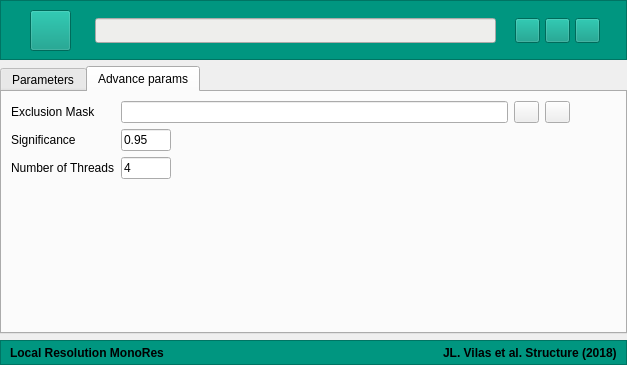
<?xml version="1.0" encoding="UTF-8"?>
<ui version="4.0">
 <class>MainWindow</class>
 <widget class="QMainWindow" name="MainWindow">
  <property name="geometry">
   <rect>
    <x>0</x>
    <y>0</y>
    <width>627</width>
    <height>365</height>
   </rect>
  </property>
  <property name="windowTitle">
   <string>MainWindow</string>
  </property>
  <widget class="QWidget" name="centralwidget">
   <layout class="QVBoxLayout" name="verticalLayout_2">
    <property name="leftMargin">
     <number>0</number>
    </property>
    <property name="topMargin">
     <number>0</number>
    </property>
    <property name="rightMargin">
     <number>0</number>
    </property>
    <property name="bottomMargin">
     <number>0</number>
    </property>
    <item>
     <widget class="QFrame" name="topFrame">
      <property name="sizePolicy">
       <sizepolicy hsizetype="Preferred" vsizetype="Fixed">
        <horstretch>0</horstretch>
        <verstretch>60</verstretch>
       </sizepolicy>
      </property>
      <property name="maximumSize">
       <size>
        <width>16777215</width>
        <height>60</height>
       </size>
      </property>
      <property name="baseSize">
       <size>
        <width>0</width>
        <height>70</height>
       </size>
      </property>
      <property name="styleSheet">
       <string notr="true">
background-color: rgb(103, 175, 106);
background-color: rgb(0, 150, 128);</string>
      </property>
      <property name="frameShape">
       <enum>QFrame::StyledPanel</enum>
      </property>
      <property name="frameShadow">
       <enum>QFrame::Raised</enum>
      </property>
      <widget class="QPushButton" name="buttonXmipp">
       <property name="geometry">
        <rect>
         <x>30</x>
         <y>10</y>
         <width>41</width>
         <height>41</height>
        </rect>
       </property>
       <property name="cursor">
        <cursorShape>PointingHandCursor</cursorShape>
       </property>
       <property name="text">
        <string/>
       </property>
       <property name="icon">
        <iconset resource="icons.qrc">
         <normaloff>:/new/prefix1/icons/xmipp_logo.png</normaloff>:/new/prefix1/icons/xmipp_logo.png</iconset>
       </property>
       <property name="iconSize">
        <size>
         <width>33</width>
         <height>33</height>
        </size>
       </property>
      </widget>
      <widget class="QLineEdit" name="lineEdit">
       <property name="geometry">
        <rect>
         <x>95</x>
         <y>18</y>
         <width>401</width>
         <height>25</height>
        </rect>
       </property>
       <property name="styleSheet">
        <string notr="true">background-color: rgb(238, 238, 236);</string>
       </property>
      </widget>
      <widget class="QPushButton" name="buttonBrowse">
       <property name="geometry">
        <rect>
         <x>515</x>
         <y>18</y>
         <width>25</width>
         <height>25</height>
        </rect>
       </property>
       <property name="cursor">
        <cursorShape>PointingHandCursor</cursorShape>
       </property>
       <property name="text">
        <string/>
       </property>
       <property name="icon">
        <iconset resource="icons.qrc">
         <normaloff>:/new/prefix1/icons/path.png</normaloff>:/new/prefix1/icons/path.png</iconset>
       </property>
      </widget>
      <widget class="QPushButton" name="buttonHelp">
       <property name="geometry">
        <rect>
         <x>545</x>
         <y>18</y>
         <width>25</width>
         <height>25</height>
        </rect>
       </property>
       <property name="cursor">
        <cursorShape>PointingHandCursor</cursorShape>
       </property>
       <property name="text">
        <string/>
       </property>
       <property name="icon">
        <iconset resource="icons.qrc">
         <normaloff>:/new/prefix1/icons/helpblue.png</normaloff>:/new/prefix1/icons/helpblue.png</iconset>
       </property>
      </widget>
      <widget class="QPushButton" name="buttonCite">
       <property name="geometry">
        <rect>
         <x>575</x>
         <y>18</y>
         <width>25</width>
         <height>25</height>
        </rect>
       </property>
       <property name="cursor">
        <cursorShape>PointingHandCursor</cursorShape>
       </property>
       <property name="text">
        <string/>
       </property>
       <property name="icon">
        <iconset resource="icons.qrc">
         <normaloff>:/new/prefix1/icons/cite.png</normaloff>:/new/prefix1/icons/cite.png</iconset>
       </property>
      </widget>
     </widget>
    </item>
    <item>
     <widget class="QTabWidget" name="tabWidget">
      <property name="currentIndex">
       <number>1</number>
      </property>
      <widget class="QWidget" name="tabParams">
       <attribute name="title">
        <string>Parameters</string>
       </attribute>
       <layout class="QVBoxLayout" name="verticalLayout">
        <item>
         <layout class="QGridLayout" name="gridLayout">
          <item row="1" column="8">
           <layout class="QGridLayout" name="gridLayout_3">
            <item row="0" column="0">
             <widget class="QPushButton" name="buttonHalf1">
              <property name="sizePolicy">
               <sizepolicy hsizetype="Fixed" vsizetype="Fixed">
                <horstretch>0</horstretch>
                <verstretch>0</verstretch>
               </sizepolicy>
              </property>
              <property name="maximumSize">
               <size>
                <width>25</width>
                <height>25</height>
               </size>
              </property>
              <property name="cursor">
               <cursorShape>PointingHandCursor</cursorShape>
              </property>
              <property name="text">
               <string/>
              </property>
              <property name="icon">
               <iconset resource="icons.qrc">
                <normaloff>:/new/prefix1/icons/open.png</normaloff>:/new/prefix1/icons/open.png</iconset>
              </property>
             </widget>
            </item>
            <item row="1" column="0">
             <widget class="QPushButton" name="buttonHalf2">
              <property name="sizePolicy">
               <sizepolicy hsizetype="Fixed" vsizetype="Fixed">
                <horstretch>0</horstretch>
                <verstretch>0</verstretch>
               </sizepolicy>
              </property>
              <property name="maximumSize">
               <size>
                <width>25</width>
                <height>25</height>
               </size>
              </property>
              <property name="cursor">
               <cursorShape>PointingHandCursor</cursorShape>
              </property>
              <property name="text">
               <string/>
              </property>
              <property name="icon">
               <iconset resource="icons.qrc">
                <normaloff>:/new/prefix1/icons/open.png</normaloff>:/new/prefix1/icons/open.png</iconset>
              </property>
             </widget>
            </item>
            <item row="2" column="0">
             <widget class="QPushButton" name="buttonMask">
              <property name="sizePolicy">
               <sizepolicy hsizetype="Fixed" vsizetype="Fixed">
                <horstretch>0</horstretch>
                <verstretch>0</verstretch>
               </sizepolicy>
              </property>
              <property name="maximumSize">
               <size>
                <width>25</width>
                <height>25</height>
               </size>
              </property>
              <property name="cursor">
               <cursorShape>PointingHandCursor</cursorShape>
              </property>
              <property name="text">
               <string/>
              </property>
              <property name="icon">
               <iconset resource="icons.qrc">
                <normaloff>:/new/prefix1/icons/open.png</normaloff>:/new/prefix1/icons/open.png</iconset>
              </property>
             </widget>
            </item>
            <item row="0" column="1">
             <widget class="QPushButton" name="buttonChimeraHalf1">
              <property name="sizePolicy">
               <sizepolicy hsizetype="Fixed" vsizetype="Fixed">
                <horstretch>0</horstretch>
                <verstretch>0</verstretch>
               </sizepolicy>
              </property>
              <property name="maximumSize">
               <size>
                <width>25</width>
                <height>25</height>
               </size>
              </property>
              <property name="cursor">
               <cursorShape>PointingHandCursor</cursorShape>
              </property>
              <property name="text">
               <string/>
              </property>
              <property name="icon">
               <iconset resource="icons.qrc">
                <normaloff>:/new/prefix1/icons/see.png</normaloff>:/new/prefix1/icons/see.png</iconset>
              </property>
             </widget>
            </item>
            <item row="1" column="1">
             <widget class="QPushButton" name="buttonChimeraHalf2">
              <property name="sizePolicy">
               <sizepolicy hsizetype="Fixed" vsizetype="Fixed">
                <horstretch>0</horstretch>
                <verstretch>0</verstretch>
               </sizepolicy>
              </property>
              <property name="maximumSize">
               <size>
                <width>25</width>
                <height>25</height>
               </size>
              </property>
              <property name="cursor">
               <cursorShape>PointingHandCursor</cursorShape>
              </property>
              <property name="text">
               <string/>
              </property>
              <property name="icon">
               <iconset resource="icons.qrc">
                <normaloff>:/new/prefix1/icons/see.png</normaloff>:/new/prefix1/icons/see.png</iconset>
              </property>
             </widget>
            </item>
            <item row="2" column="1">
             <widget class="QPushButton" name="buttonChimeraMask">
              <property name="sizePolicy">
               <sizepolicy hsizetype="Fixed" vsizetype="Fixed">
                <horstretch>0</horstretch>
                <verstretch>0</verstretch>
               </sizepolicy>
              </property>
              <property name="maximumSize">
               <size>
                <width>25</width>
                <height>25</height>
               </size>
              </property>
              <property name="cursor">
               <cursorShape>PointingHandCursor</cursorShape>
              </property>
              <property name="text">
               <string/>
              </property>
              <property name="icon">
               <iconset resource="icons.qrc">
                <normaloff>:/new/prefix1/icons/see.png</normaloff>:/new/prefix1/icons/see.png</iconset>
              </property>
             </widget>
            </item>
           </layout>
          </item>
          <item row="2" column="1">
           <widget class="QLabel" name="labelSampling">
            <property name="text">
             <string>Sampling Rate (A)</string>
            </property>
           </widget>
          </item>
          <item row="0" column="3" alignment="Qt::AlignRight">
           <widget class="QLabel" name="labelUseHalves">
            <property name="text">
             <string>Use half maps</string>
            </property>
           </widget>
          </item>
          <item row="2" column="7">
           <widget class="QLineEdit" name="lineHighRes">
            <property name="maximumSize">
             <size>
              <width>40</width>
              <height>16777215</height>
             </size>
            </property>
            <property name="text">
             <string>7</string>
            </property>
           </widget>
          </item>
          <item row="1" column="9">
           <spacer name="horizontalSpacer_2">
            <property name="orientation">
             <enum>Qt::Horizontal</enum>
            </property>
            <property name="sizeHint" stdset="0">
             <size>
              <width>40</width>
              <height>20</height>
             </size>
            </property>
           </spacer>
          </item>
          <item row="2" column="5">
           <widget class="QLineEdit" name="lineLowRes">
            <property name="maximumSize">
             <size>
              <width>40</width>
              <height>16777215</height>
             </size>
            </property>
            <property name="text">
             <string>1</string>
            </property>
           </widget>
          </item>
          <item row="2" column="4">
           <widget class="QLabel" name="labelResolutinRange">
            <property name="text">
             <string>Resolution Range (A) from</string>
            </property>
           </widget>
          </item>
          <item row="2" column="6">
           <widget class="QLabel" name="labelTo">
            <property name="text">
             <string>to</string>
            </property>
           </widget>
          </item>
          <item row="2" column="2" colspan="2">
           <widget class="QLineEdit" name="lineSampling">
            <property name="sizePolicy">
             <sizepolicy hsizetype="Ignored" vsizetype="Fixed">
              <horstretch>0</horstretch>
              <verstretch>0</verstretch>
             </sizepolicy>
            </property>
            <property name="minimumSize">
             <size>
              <width>10</width>
              <height>0</height>
             </size>
            </property>
            <property name="maximumSize">
             <size>
              <width>50</width>
              <height>16777215</height>
             </size>
            </property>
            <property name="text">
             <string>1</string>
            </property>
           </widget>
          </item>
          <item row="1" column="1" colspan="7">
           <layout class="QFormLayout" name="formLayout">
            <item row="0" column="0">
             <widget class="QLabel" name="labelHalf1">
              <property name="text">
               <string>Map</string>
              </property>
             </widget>
            </item>
            <item row="0" column="1">
             <widget class="QLineEdit" name="lineHalf1"/>
            </item>
            <item row="1" column="0">
             <widget class="QLabel" name="labelHalf2">
              <property name="text">
               <string>Half Map2</string>
              </property>
             </widget>
            </item>
            <item row="1" column="1">
             <widget class="QLineEdit" name="lineHalf2"/>
            </item>
            <item row="2" column="0">
             <widget class="QLabel" name="labelMask">
              <property name="text">
               <string>Mask</string>
              </property>
             </widget>
            </item>
            <item row="2" column="1">
             <widget class="QLineEdit" name="lineMask"/>
            </item>
           </layout>
          </item>
          <item row="0" column="4" colspan="3">
           <layout class="QHBoxLayout" name="horizontalLayout_2">
            <item alignment="Qt::AlignLeft">
             <widget class="QRadioButton" name="checkHalfsYes">
              <property name="text">
               <string>Yes</string>
              </property>
              <property name="checked">
               <bool>true</bool>
              </property>
             </widget>
            </item>
            <item alignment="Qt::AlignLeft">
             <widget class="QRadioButton" name="checkHalfsNo">
              <property name="text">
               <string>No</string>
              </property>
             </widget>
            </item>
           </layout>
          </item>
         </layout>
        </item>
        <item>
         <spacer name="verticalSpacer">
          <property name="orientation">
           <enum>Qt::Vertical</enum>
          </property>
          <property name="sizeHint" stdset="0">
           <size>
            <width>20</width>
            <height>40</height>
           </size>
          </property>
         </spacer>
        </item>
       </layout>
      </widget>
      <widget class="QWidget" name="tabAdvance">
       <attribute name="title">
        <string>Advance params</string>
       </attribute>
       <layout class="QVBoxLayout" name="verticalLayout_3">
        <item>
         <layout class="QGridLayout" name="gridLayout_2">
          <item row="1" column="0">
           <widget class="QLabel" name="labelSignificance">
            <property name="text">
             <string>Significance</string>
            </property>
           </widget>
          </item>
          <item row="2" column="0">
           <widget class="QLabel" name="labelThreads">
            <property name="text">
             <string>Number of Threads</string>
            </property>
           </widget>
          </item>
          <item row="1" column="1">
           <widget class="QLineEdit" name="lineSignificance">
            <property name="sizePolicy">
             <sizepolicy hsizetype="Fixed" vsizetype="Fixed">
              <horstretch>0</horstretch>
              <verstretch>0</verstretch>
             </sizepolicy>
            </property>
            <property name="maximumSize">
             <size>
              <width>50</width>
              <height>16777215</height>
             </size>
            </property>
            <property name="text">
             <string>0.95</string>
            </property>
           </widget>
          </item>
          <item row="2" column="1">
           <widget class="QLineEdit" name="lineThreads">
            <property name="sizePolicy">
             <sizepolicy hsizetype="Fixed" vsizetype="Fixed">
              <horstretch>0</horstretch>
              <verstretch>0</verstretch>
             </sizepolicy>
            </property>
            <property name="maximumSize">
             <size>
              <width>50</width>
              <height>16777215</height>
             </size>
            </property>
            <property name="text">
             <string>4</string>
            </property>
           </widget>
          </item>
          <item row="1" column="2" colspan="3">
           <spacer name="horizontalSpacer">
            <property name="orientation">
             <enum>Qt::Horizontal</enum>
            </property>
            <property name="sizeHint" stdset="0">
             <size>
              <width>40</width>
              <height>20</height>
             </size>
            </property>
           </spacer>
          </item>
          <item row="2" column="2" colspan="3">
           <spacer name="horizontalSpacer_4">
            <property name="orientation">
             <enum>Qt::Horizontal</enum>
            </property>
            <property name="sizeHint" stdset="0">
             <size>
              <width>40</width>
              <height>20</height>
             </size>
            </property>
           </spacer>
          </item>
          <item row="0" column="0">
           <widget class="QLabel" name="labelExclusionMask">
            <property name="text">
             <string>Exclusion Mask</string>
            </property>
           </widget>
          </item>
          <item row="0" column="1">
           <widget class="QLineEdit" name="lineEdit_8"/>
          </item>
          <item row="0" column="2">
           <layout class="QHBoxLayout" name="horizontalLayout">
            <item>
             <widget class="QPushButton" name="buttonExclMask">
              <property name="sizePolicy">
               <sizepolicy hsizetype="Fixed" vsizetype="Fixed">
                <horstretch>0</horstretch>
                <verstretch>0</verstretch>
               </sizepolicy>
              </property>
              <property name="maximumSize">
               <size>
                <width>25</width>
                <height>25</height>
               </size>
              </property>
              <property name="cursor">
               <cursorShape>PointingHandCursor</cursorShape>
              </property>
              <property name="text">
               <string/>
              </property>
              <property name="icon">
               <iconset resource="icons.qrc">
                <normaloff>:/new/prefix1/icons/open.png</normaloff>:/new/prefix1/icons/open.png</iconset>
              </property>
             </widget>
            </item>
            <item>
             <widget class="QPushButton" name="buttonChimeraExclMask">
              <property name="sizePolicy">
               <sizepolicy hsizetype="Fixed" vsizetype="Fixed">
                <horstretch>0</horstretch>
                <verstretch>0</verstretch>
               </sizepolicy>
              </property>
              <property name="maximumSize">
               <size>
                <width>25</width>
                <height>25</height>
               </size>
              </property>
              <property name="cursor">
               <cursorShape>PointingHandCursor</cursorShape>
              </property>
              <property name="text">
               <string/>
              </property>
              <property name="icon">
               <iconset resource="icons.qrc">
                <normaloff>:/new/prefix1/icons/see.png</normaloff>:/new/prefix1/icons/see.png</iconset>
              </property>
             </widget>
            </item>
           </layout>
          </item>
          <item row="0" column="3" colspan="2">
           <spacer name="horizontalSpacer_3">
            <property name="orientation">
             <enum>Qt::Horizontal</enum>
            </property>
            <property name="sizeHint" stdset="0">
             <size>
              <width>40</width>
              <height>20</height>
             </size>
            </property>
           </spacer>
          </item>
         </layout>
        </item>
        <item>
         <spacer name="verticalSpacer_2">
          <property name="orientation">
           <enum>Qt::Vertical</enum>
          </property>
          <property name="sizeHint" stdset="0">
           <size>
            <width>20</width>
            <height>40</height>
           </size>
          </property>
         </spacer>
        </item>
       </layout>
      </widget>
     </widget>
    </item>
    <item>
     <widget class="QFrame" name="downFrame">
      <property name="sizePolicy">
       <sizepolicy hsizetype="Preferred" vsizetype="Fixed">
        <horstretch>0</horstretch>
        <verstretch>0</verstretch>
       </sizepolicy>
      </property>
      <property name="minimumSize">
       <size>
        <width>0</width>
        <height>25</height>
       </size>
      </property>
      <property name="maximumSize">
       <size>
        <width>16777215</width>
        <height>25</height>
       </size>
      </property>
      <property name="statusTip">
       <string/>
      </property>
      <property name="styleSheet">
       <string notr="true">background-color: rgb(0, 150, 128);
sdfzsfzsfsf</string>
      </property>
      <property name="frameShape">
       <enum>QFrame::StyledPanel</enum>
      </property>
      <property name="frameShadow">
       <enum>QFrame::Raised</enum>
      </property>
      <layout class="QHBoxLayout" name="horizontalLayout_4">
       <property name="topMargin">
        <number>0</number>
       </property>
       <property name="bottomMargin">
        <number>0</number>
       </property>
       <item alignment="Qt::AlignLeft">
        <widget class="QLabel" name="labelMonoRes">
         <property name="font">
          <font>
           <weight>75</weight>
           <bold>true</bold>
          </font>
         </property>
         <property name="text">
          <string>Local Resolution MonoRes</string>
         </property>
        </widget>
       </item>
       <item alignment="Qt::AlignRight">
        <widget class="QLabel" name="labelCiteMonoRes">
         <property name="font">
          <font>
           <weight>75</weight>
           <bold>true</bold>
          </font>
         </property>
         <property name="text">
          <string>JL. Vilas et al. Structure (2018)</string>
         </property>
        </widget>
       </item>
      </layout>
     </widget>
    </item>
   </layout>
  </widget>
  <widget class="QMenuBar" name="menubar">
   <property name="geometry">
    <rect>
     <x>0</x>
     <y>0</y>
     <width>627</width>
     <height>22</height>
    </rect>
   </property>
  </widget>
 </widget>
 <resources>
  <include location="icons.qrc"/>
 </resources>
 <connections/>
</ui>
